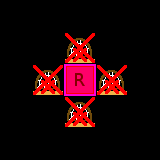

Tiled map render using the project's own tile images. Description and the map definition, with tile-layer contents summarised, below:
An orthogonal 5x5 tile map with 32x32 px tiles, 13 tile layers (Regions, Input_set, Input_set, Input_set, ...), 3 tilesets.

<map version="1.0" orientation="orthogonal" width="5" height="5" tilewidth="32" tileheight="32">
 <tileset firstgid="1" name="collision" tilewidth="32" tileheight="32">
  <image source="../../graphics/tiles/collision.png" width="64" height="32" />
 </tileset>
 <tileset firstgid="3" name="set" tilewidth="32" tileheight="32">
  <image source="../../graphics/tiles/set_cave.png" width="256" height="256" />
 </tileset>
 <tileset firstgid="67" name="set_rules" tilewidth="32" tileheight="32">
  <image source="../../graphics/tiles/set_rules.png" width="64" height="64" />
 </tileset>
 <layer name="Regions" width="5" height="5">
  <data>[25 cells, 5 non-empty, 1 distinct tile ids]</data>
 </layer>
 <layer name="Input_set" width="5" height="5">
  <data>[25 cells, 4 non-empty, 1 distinct tile ids]</data>
 </layer>
 <layer name="Input_set" width="5" height="5">
  <data>[25 cells, 4 non-empty, 1 distinct tile ids]</data>
 </layer>
 <layer name="Input_set" width="5" height="5">
  <data>[25 cells, 4 non-empty, 1 distinct tile ids]</data>
 </layer>
 <layer name="Input_set" width="5" height="5">
  <data>[25 cells, 4 non-empty, 1 distinct tile ids]</data>
 </layer>
 <layer name="Input_set" width="5" height="5">
  <data>[25 cells, 4 non-empty, 1 distinct tile ids]</data>
 </layer>
 <layer name="Input_set" width="5" height="5">
  <data>[25 cells, 4 non-empty, 1 distinct tile ids]</data>
 </layer>
 <layer name="Input_set" width="5" height="5">
  <data>[25 cells, 4 non-empty, 1 distinct tile ids]</data>
 </layer>
 <layer name="Input_set" width="5" height="5">
  <data>[25 cells, 4 non-empty, 1 distinct tile ids]</data>
 </layer>
 <layer name="Input_set" width="5" height="5">
  <data>[25 cells, 4 non-empty, 1 distinct tile ids]</data>
 </layer>
 <layer name="Input_set" width="5" height="5">
  <data>[25 cells, 4 non-empty, 1 distinct tile ids]</data>
 </layer>
 <layer name="Input_set" width="5" height="5">
  <data>[25 cells, 4 non-empty, 1 distinct tile ids]</data>
 </layer>
 <layer name="Output_Collision" width="5" height="5">
  <data>[25 cells, 1 non-empty, 1 distinct tile ids]</data>
 </layer>
</map>
